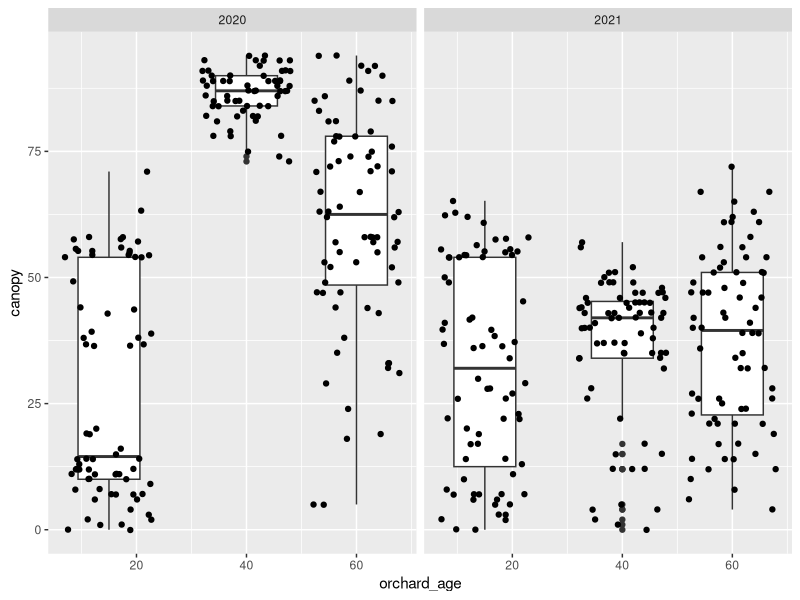

Write R code to recreate this figure.
library(tidyverse)
library(dplyr)
# canopy cover
canopy<-read_csv("canopy_cover.csv")%>%
  #weighted adjustment for blocks 4-6 of 15 that are shaded by xmas trees
  mutate(canopy=ifelse(orchard_age==15&block>3&seedmix!='annuals'&seedmix!='perennials', canopy*.4+90*.6, canopy))%>%
  mutate(canopy=ifelse(orchard_age==15&block<3&seedmix!='annuals'&seedmix!='perennials', canopy*.4+60*.6, canopy))



ggplot(canopy, aes(x=orchard_age, y=canopy))+geom_boxplot(aes(group=orchard_age))+geom_jitter(aes(group=orchard_age))+facet_wrap(~year)
  

plotkey<-canopy%>%
  group_by(orchard_age, block, management, seedmix)%>%
  summarize()
#need to add in block 6 for 2020, and values for 2021
# adjustment for lower half of 15 year old that should have a higher canopy due to xmas trees